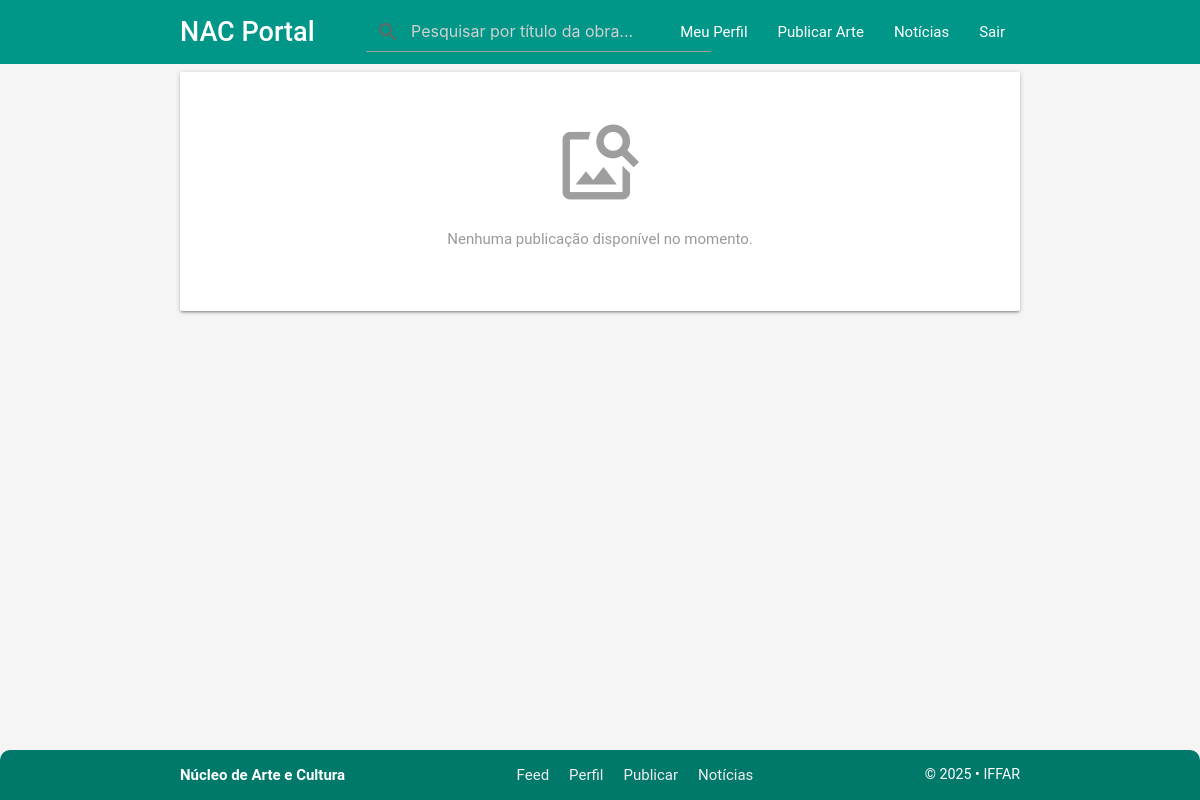
The app's page /feed.php (signed in), older data.
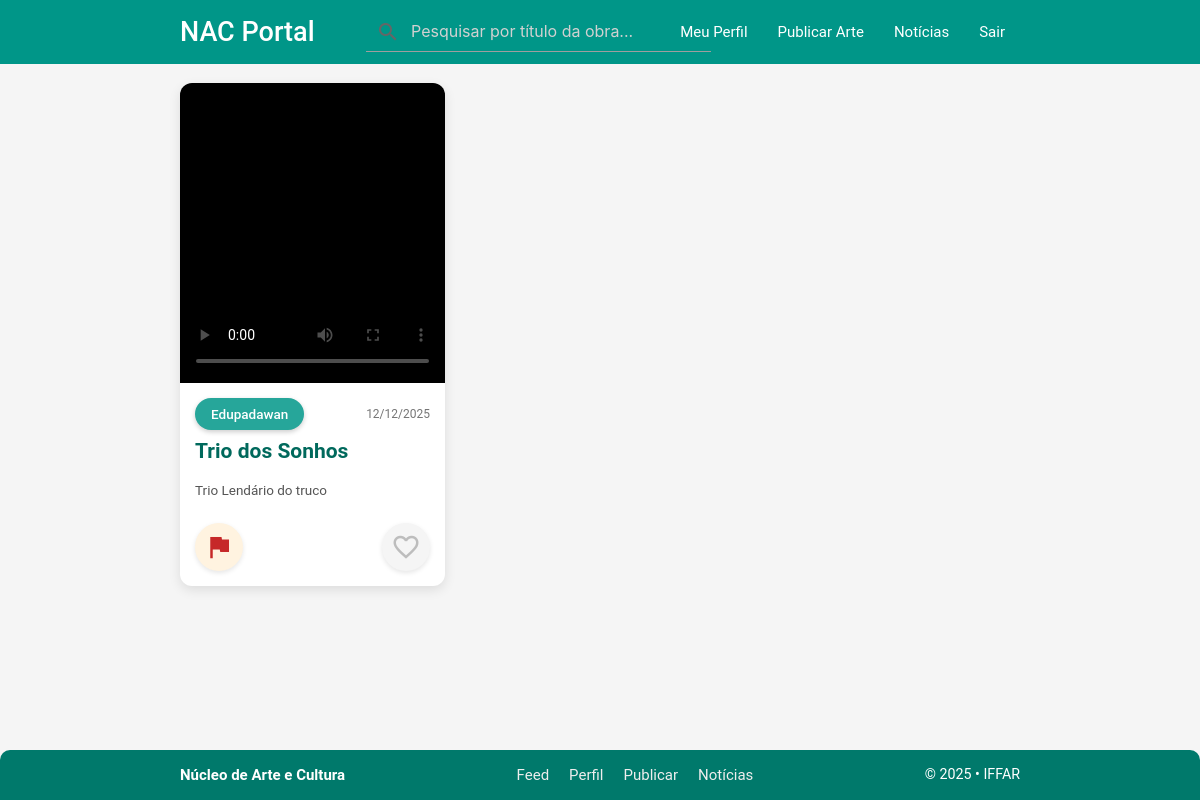
The same page, newer data.
### tables this page shows
CREATE TABLE IF NOT EXISTS `publicacao` (
  `id_publicacao` int NOT NULL AUTO_INCREMENT,
  `id_usuario_fk` int DEFAULT NULL,
  `titulo` varchar(255) NOT NULL,
  `descricao` text,
  `caminho_arquivo` varchar(255) NOT NULL,
  `tipo_arquivo` enum('imagem','video','audio') NOT NULL,
  `mime_type` varchar(100) DEFAULT NULL,
  `tamanho_bytes` bigint DEFAULT NULL,
  `data_publicacao` datetime DEFAULT CURRENT_TIMESTAMP,
  `deleted_at` datetime DEFAULT NULL,
  `curtidas_count` int DEFAULT '0',
  `comentarios_count` int DEFAULT '0',
  PRIMARY KEY (`id_publicacao`),
  KEY `idx_publicacao_usuario` (`id_usuario_fk`)
);

CREATE TABLE IF NOT EXISTS `usuario` (
  `id_usuario` int NOT NULL AUTO_INCREMENT,
  `nome` varchar(150) NOT NULL,
  `email` varchar(255) NOT NULL,
  `senha` varchar(255) NOT NULL,
  `preferencias` text,
  `data_cadastro` datetime DEFAULT CURRENT_TIMESTAMP,
  `deleted_at` datetime DEFAULT NULL,
  `verificado` tinyint(1) DEFAULT '0',
  `codigo_verificacao` varchar(10) DEFAULT NULL,
  `codigo_expira_em` int DEFAULT NULL,
  `token_recuperacao` varchar(32) DEFAULT NULL,
  `token_expira_em` int DEFAULT NULL,
  `foto_perfil` varchar(255) DEFAULT NULL,
  `is_admin` tinyint(1) DEFAULT '0',
  PRIMARY KEY (`id_usuario`),
  UNIQUE KEY `email` (`email`)
);

### feed.php (the view, shortened to what the changed rows need)
<?php
require_once "conexao.php";
$sql = "SELECT
            p.titulo, p.caminho_arquivo, p.tipo_arquivo, p.data_publicacao,
            p.id_publicacao, p.id_usuario_fk, p.descricao, u.nome AS nome_usuario
        FROM publicacao p
        JOIN usuario u ON p.id_usuario_fk = u.id_usuario
        WHERE p.deleted_at IS NULL
        ORDER BY p.data_publicacao DESC";
$resultado = mysqli_query($conexao, $sql);
$publicacoes = [];
if ($resultado) {
    while ($registro = mysqli_fetch_assoc($resultado)) {
        $publicacoes[] = $registro;
    }
}
?>
<!DOCTYPE html>
<html lang="pt-br">
<head>
    <link type="text/css" rel="stylesheet" href="css/materialize.min.css" media="screen"/>
    <link type="text/css" rel="stylesheet" href="css/style_todos.css"/>
</head>
<body>
    <?php include_once "header.php"; ?>
    <main class="container">
        <?php if (empty($publicacoes)): ?>
            <div class="card-panel center no-content">
                <i class="material-icons large grey-text">image_search</i>
                <p>Nenhuma publicação disponível no momento.</p>
            </div>
        <?php else: ?>
            <div class="row" style="margin: 0 -0.75rem;">
                <?php foreach ($publicacoes as $publicacao): ?>
                    <?php
                    $caminho_arquivo = "uploads/" . $publicacao['caminho_arquivo'];
                    $thumbnail = "uploads/thumbnail_" . pathinfo($publicacao['caminho_arquivo'], PATHINFO_FILENAME) . ".jpg";
                    $data_formatada = date('d/m/Y', strtotime($publicacao['data_publicacao']));
                    $is_dono = $publicacao['id_usuario_fk'] == $_SESSION['user_id'];
                    $titulo_lower = strtolower($publicacao['titulo']);
                    $ja_salvo = false;
                    ?>
                    <div class="feed-col col l4" style="padding: 0.75rem;" data-titulo="<?= $titulo_lower ?>">
                        <div class="card feed-card">
                            <?php if ($publicacao['tipo_arquivo'] == 'imagem'): ?>
                                <div class="feed-media-container">
                                    <img src="<?= $caminho_arquivo ?>" class="feed-img materialboxed" alt="<?= $publicacao['titulo'] ?>">
                                </div>
                            <?php elseif ($publicacao['tipo_arquivo'] == 'video'): ?>
                                <div class="feed-media-container">
                                    <video class="feed-video" controls preload="metadata" poster="<?= $thumbnail ?>">
                                        <source src="<?= $caminho_arquivo ?>" type="video/mp4">
                                    </video>
                                </div>
                            <?php endif; ?>
                            <div class="card-content-feed">
                                <div style="display: flex; justify-content: space-between; align-items: center; margin-bottom: 0.5rem;">
                                    <a href="meu_perfil/usuarios_perfil.php?id=<?= $publicacao['id_usuario_fk'] ?>"
                                        class="waves-effect waves-light teal lighten-1 white-text"
                                        style="padding: 6px 16px; border-radius: 20px; font-weight: 500; font-size: 0.9rem; box-shadow: 0 2px 5px rgba(0,0,0,0.2); text-decoration: none;">
                                        <?= $publicacao['nome_usuario'] ?>
                                    </a>
                                    <span class="grey-text text-darken-1" style="font-size: 0.8rem;">
                                        <?= $data_formatada ?>
                                    </span>
                                </div>
                                <h3 class="card-title-feed"><?= $publicacao['titulo'] ?></h3>
                                <?php if (!empty($publicacao['descricao'])): ?>
                                    <p class="feed-description"><?= nl2br($publicacao['descricao']) ?></p>
                                <?php endif; ?>
                                <div style="margin-top: 1rem; display: flex; justify-content: space-between; align-items: center;">
                                    <?php if (!$is_dono): ?>
                                    <a href="#modal-denuncia-<?= $publicacao['id_publicacao'] ?>"
                                        class="modal-trigger"
                                        style="display: inline-flex; align-items: center; justify-content: center; width: 48px; height: 48px; border-radius: 50%; background: #fff3e0; box-shadow: 0 2px 5px rgba(0,0,0,0.1);">
                                        <i class="material-icons red-text text-darken-3" style="font-size: 2rem;">flag</i>
                                    </a>
                                    <?php else: ?>
                                        <span style="width: 48px;"></span>
                                    <?php endif; ?>
                                    <a href="meu_perfil/salvos.php?id=<?= $publicacao['id_publicacao'] ?>&from=feed.php"
                                        class="curtir-btn"
                                        data-id="<?= $publicacao['id_publicacao'] ?>"
                                        data-salvo="<?= $ja_salvo ? '1' : '0' ?>"
                                        style="display: inline-flex; align-items: center; justify-content: center; width: 48px; height: 48px; border-radius: 50%; background: <?= $ja_salvo ? '#e0e0e0' : '#f5f5f5' ?>; box-shadow: 0 2px 5px rgba(0,0,0,0.1);">
                                        <i class="material-icons <?= $ja_salvo ? 'red-text text-darken-1' : 'grey-text text-lighten-1' ?>"
                                            style="font-size: 2rem;">
                                        </i>
                                    </a>
                                </div>
                            </div>
                        </div>
                    </div>
                <?php endforeach; ?>
            </div>
        <?php endif; ?>
    </main>
        <?php include "footer.php"; ?>
</body>
</html>

Row changes from the older to the newer data that the page shows:
added publicacao: id_usuario_fk.nome "Edupadawan", data_publicacao "12/12/2025", titulo "Trio dos Sonhos", descricao "Trio Lendário do truco"
Text that changed along with them:
text no longer shown: "Nenhuma publicação disponível no momento."
